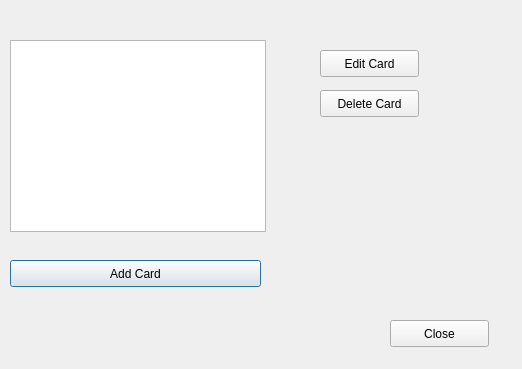
<?xml version="1.0" encoding="UTF-8"?>
<ui version="4.0">
 <class>DeckList</class>
 <widget class="QDialog" name="DeckList">
  <property name="geometry">
   <rect>
    <x>0</x>
    <y>0</y>
    <width>522</width>
    <height>369</height>
   </rect>
  </property>
  <property name="windowTitle">
   <string>Dialog</string>
  </property>
  <widget class="QListWidget" name="listWidget">
   <property name="geometry">
    <rect>
     <x>10</x>
     <y>40</y>
     <width>256</width>
     <height>192</height>
    </rect>
   </property>
  </widget>
  <widget class="QPushButton" name="addCardButton">
   <property name="geometry">
    <rect>
     <x>10</x>
     <y>260</y>
     <width>251</width>
     <height>27</height>
    </rect>
   </property>
   <property name="text">
    <string>Add Card</string>
   </property>
  </widget>
  <widget class="QPushButton" name="editCardButton">
   <property name="geometry">
    <rect>
     <x>320</x>
     <y>50</y>
     <width>99</width>
     <height>27</height>
    </rect>
   </property>
   <property name="text">
    <string>Edit Card</string>
   </property>
  </widget>
  <widget class="QPushButton" name="deleteCardButton">
   <property name="geometry">
    <rect>
     <x>320</x>
     <y>90</y>
     <width>99</width>
     <height>27</height>
    </rect>
   </property>
   <property name="text">
    <string>Delete Card</string>
   </property>
  </widget>
  <widget class="QPushButton" name="pushButton">
   <property name="geometry">
    <rect>
     <x>390</x>
     <y>320</y>
     <width>99</width>
     <height>27</height>
    </rect>
   </property>
   <property name="text">
    <string>Close</string>
   </property>
  </widget>
 </widget>
 <resources/>
 <connections/>
</ui>
